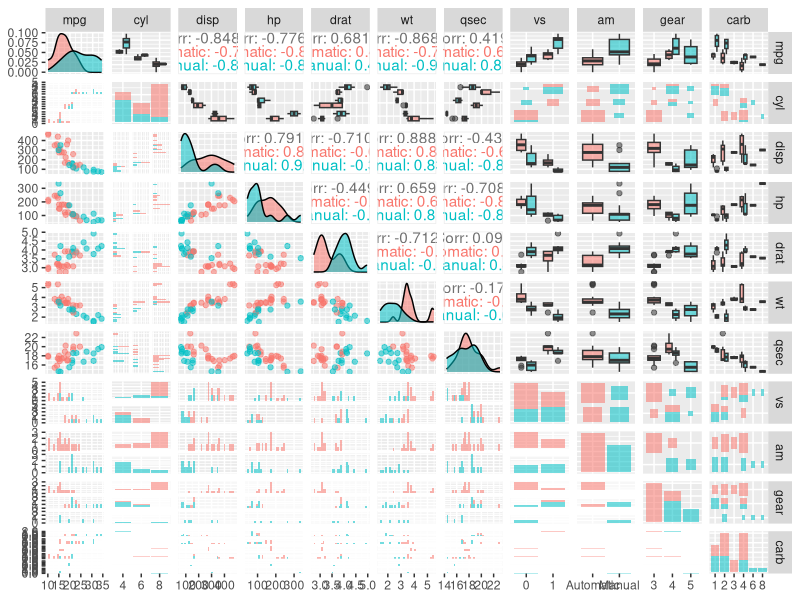
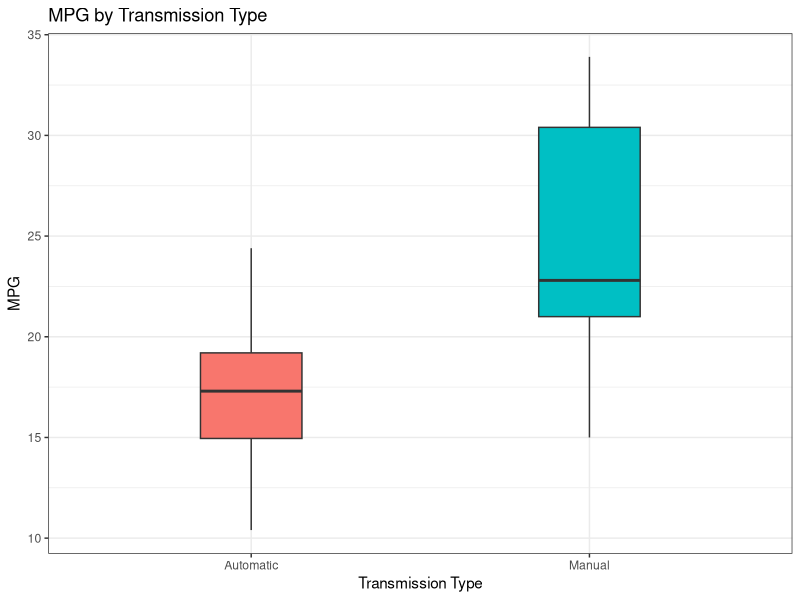
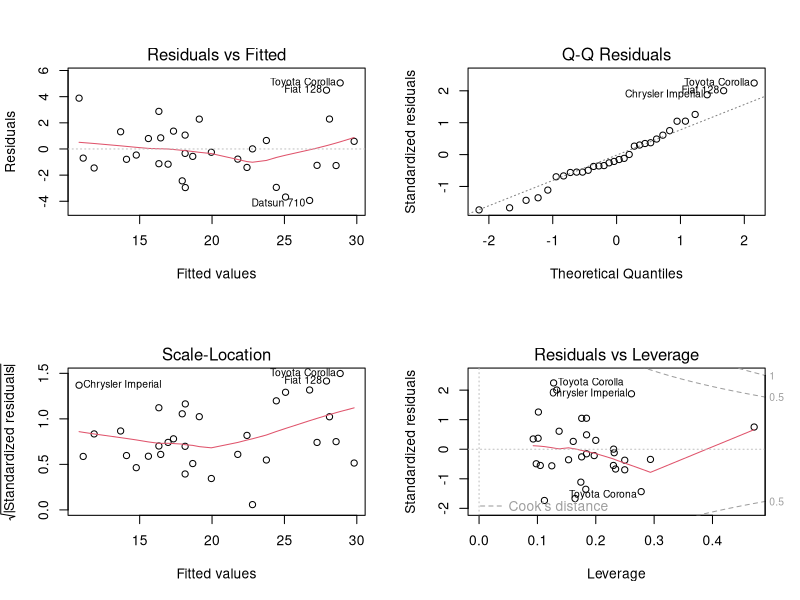

Recreate these plots in R, in order.
## ---- chunk 1
suppressPackageStartupMessages(require(tidyverse)); library(GGally)
## ---- chunk 2
data(mtcars)
mtcars$am <- factor(mtcars$am, labels=c("Automatic","Manual")) # 0=automatic, 1=manual
## ---- chunk 3
mtcars$cyl <- factor(mtcars$cyl)    # Number of cylinders
mtcars$vs <- factor(mtcars$vs)      # Engine (0 = V-shaped, 1 = straight)
mtcars$gear <- factor(mtcars$gear)  # Number of forward gears
mtcars$carb <- factor(mtcars$carb)  # Number of carburetors
attach(mtcars)
## ---- chunk 4
single_model <- lm(mpg ~ am, data = mtcars); summary(single_model) # results not shown
## ---- chunk 5
full_model <- lm(mpg ~ ., data = mtcars); summary(full_model) # results not shown
## ---- chunk 6
reduced_model <- step(full_model) # results not shown
## ---- chunk 7
summary(reduced_model)$coef
## ---- chunk 8
sum((abs(dfbetas(reduced_model)))>1)
## ---- chunk 9
ggpairs(mtcars, aes(color = am, alpha = 0.4))
## ---- chunk 10
ggplot(mtcars) + geom_boxplot(aes(x = am, y = mpg, fill = am), width=0.3) +
  theme_bw() + theme(legend.position = "none") +
  labs(title = "MPG by Transmission Type",
       y = "MPG", x = "Transmission Type")
## ---- chunk 11
par(mfrow = c(2, 2)); plot(reduced_model)
